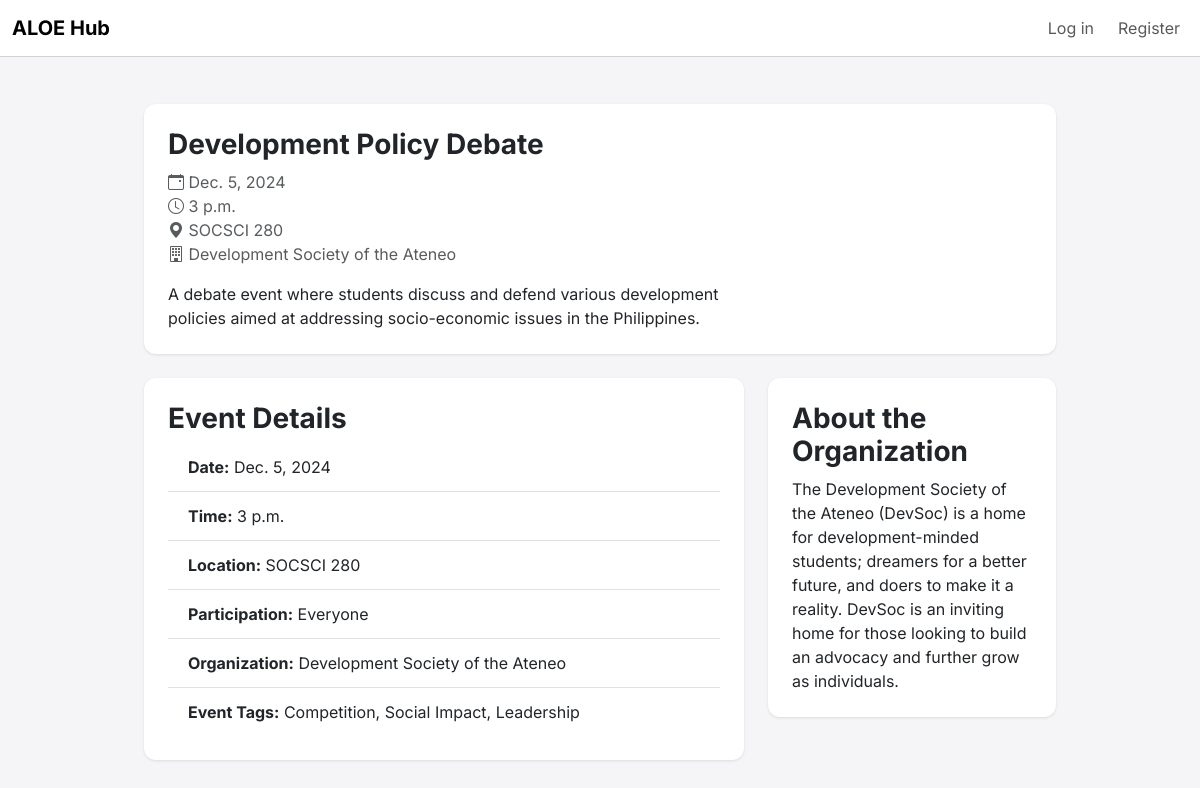
The page /events/5/ on the database its author committed.
### events/models.py (models this page shows, shortened)
class Event(models.Model):
    PARTICIPATION_CHOICES = [
        ('everyone', 'Everyone'),
        ('members', 'Members Only'),
        ('ateneans', 'Ateneans Only'),
    ]
    title = models.CharField(max_length=200)
    description = models.TextField()
    date = models.DateField()
    time = models.TimeField()
    location = models.CharField(max_length=200)
    participation = models.CharField(max_length=10, choices=PARTICIPATION_CHOICES, default='everyone')
    favorited_by = models.ManyToManyField(User, related_name='favorited_events', blank=True)
    organized_by = models.ForeignKey(
        'organizations.Organization',
        on_delete=models.SET_NULL,
        null=True,
        blank=True,
        related_name='organized_events'
    )
    tags = models.ManyToManyField(Tag, related_name='events')
    created_at = models.DateTimeField(auto_now_add=True)
    updated_at = models.DateTimeField(auto_now=True)

### organizations/models.py (models this page shows, shortened)
class Organization(models.Model):
    COA = 'COA'
    LIONS = 'LIONS'
    OTHER = 'OTHER'
    CATEGORY_CHOICES = [
        (COA, 'COA'),
        (LIONS, 'LIONS'),
        (OTHER, 'Other'),
    ]
    org_code = models.CharField(max_length=10, unique=True)
    name = models.CharField(max_length=200)
    description = models.TextField()
    category = models.CharField(
        max_length=10,
        choices=CATEGORY_CHOICES,
        default=OTHER,
    )
    created_at = models.DateTimeField(auto_now_add=True)
    updated_at = models.DateTimeField(auto_now=True)

### tags/models.py (models this page shows, shortened)
class Tag(models.Model):
    TAG_CATEGORIES = [
        ('event_type', 'Event Type'),
        ('event_theme', 'Event Theme'),
    ]
    name = models.CharField(max_length=50, unique=True)
    tag_category = models.CharField(
        max_length=50,
        choices=TAG_CATEGORIES,
        default='event_type',
    )

### events/views.py (the view)
# urls.py: path('<int:event_id>/', views.event_detail, name='event-detail'),
def event_detail(request, event_id):
    event = get_object_or_404(Event, id=event_id)
    return render(request, 'events/event_detail.html', {'event': event})

### templates/events/event_detail.html (shortened to what this page needs)
{% extends 'base.html' %}
{% block content %}
<div class="container mt-5">
    <div class="card mb-4">
        <div class="card-body">
            <div class="row">
                <div class="col-md-8">
                    <h2 class="card-title">{{ event.title }}</h2>
                    <p class="card-text text-muted">
                        <i class="bi bi-calendar-event"></i> {{ event.date }}<br>
                        <i class="bi bi-clock"></i> {{ event.time }}<br>
                        <i class="bi bi-geo-alt-fill"></i> {{ event.location }}<br>
                        <i class="bi bi-building"></i> {{ event.organized_by.name }}
                    </p>
                    <p class="card-text">{{ event.description }}</p>
                </div>
                <div class="col-md-4 text-end">
                </div>
            </div>
        </div>
    </div>
    <div class="row">
        <div class="col-md-8">
            <div class="card mb-4">
                <div class="card-body">
                    <h4 class="card-title">Event Details</h4>
                    <ul class="list-group list-group-flush">
                        <li class="list-group-item"><strong>Date:</strong> {{ event.date }}</li>
                        <li class="list-group-item"><strong>Time:</strong> {{ event.time }}</li>
                        <li class="list-group-item"><strong>Location:</strong> {{ event.location }}</li>
                        <li class="list-group-item"><strong>Participation:</strong> {{ event.get_participation_display }}</li>
                        <li class="list-group-item"><strong>Organization:</strong> {{ event.organized_by.name }}</li>
                        <li class="list-group-item"><strong>Event Tags:</strong> {% for tag in event.tags.all %}
                    {{ tag.name }}{% if not forloop.last %}, {% endif %}
                {% endfor %}</li>
            </ul>
                </div>
            </div>
        </div>
        <div class="col-md-4">
            <div class="card mb-4">
                <div class="card-body">
                    <h4 class="card-title">About the Organization</h4>
                    <p class="card-text">{{ event.organized_by.description }}</p>
                </div>
            </div>
        </div>
    </div>
</div>
{% endblock %}

### static/css/styles.css (style rules this page uses)
:root { --bs-primary: #001196; }
body { font-family: 'Inter', sans-serif; background-color: #f5f5f7; color: #1d1d1f; padding-top: 56px; }
.card { border: none; border-radius: 12px; box-shadow: 0 1px 3px rgba(0, 0, 0, 0.1); }
.card-body { padding: 1.5rem; }
.card-title { font-size: 1.75rem; font-weight: 700; }
.card-text { font-size: 1rem; line-height: 1.5; }
.container { max-width: 960px; }
.list-group-item { font-size: 1rem; padding: 0.75rem 1.25rem; }

### templates/base.html (style rules this page uses)
body { font-family: 'Inter', sans-serif; }

### rows shown on the page
Event: title "Development Policy Debate", date "Dec. 5, 2024", time "3 p.m.", location "SOCSCI 280", organized_by.name "Development Society of the Ateneo", description "A debate event where students discuss and defend various development policies aimed at addressing socio-economic issues in the Philippines.", participation "Everyone", organized_by.description "The Development Society of the Ateneo (DevSoc) is a home for development-minded students; dreamers for a better future, and doers to make it a reality. DevSoc is an inviting home for those looking to build an advocacy and further grow as individuals."
Tag: name "Competition"
Tag: name "Social Impact"
Tag: name "Leadership"
